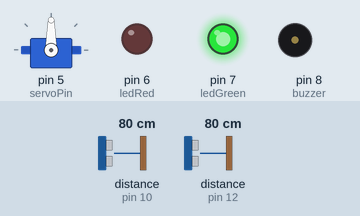
This sketch was run on a simulated Arduino Uno, built with avr-gcc and run on an emulated ATmega328P. Shown: servo, output pins drawn as LEDs (lit = HIGH), buzzer (waves = sounding, pin HIGH). Wiring (inferred from the names in the program): 2 × ultrasonic range finder: trigger pin 9, echo pin 10 / trigger pin 11, echo pin 12. The inputs (shaded band) are chosen by the test bench; at power-on: distance to the obstacle (sensors on pin 10, pin 12) 80 cm. The echo pulse lasts 58.3 µs per cm; pins used as bus, display or sensor lines are not drawn; what the sketch prints to the serial monitor is not drawn.

Above: at 1.3 s.
1.4 s: distance to the obstacle (sensor on pin 10) set to 2 cm
3.0 s: distance to the obstacle (sensor on pin 12) set to 2 cm
Timing chart, 0 to 6.0 s (numbered marks = the images above; inputs shaded):
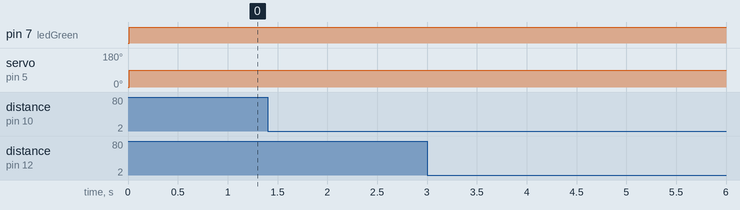

Measured:
- after the input at 1.4 s, every drawn part: stays the same
- after the input at 3.0 s, every drawn part: stays the same

The sketch:

code.ino
```cpp
#include <Servo.h>

#define trigEntry 9
#define echoEntry 10
#define trigExit 11
#define echoExit 12
#define buzzer 8
#define ledRed 6
#define ledGreen 7
#define servoPin 5

long durationEntry, durationExit;
int distanceEntry, distanceExit;
int carCount = 0;
int maxCars = 3;
bool entryDetected = false;
bool exitDetected = false;

Servo barrierServo;

void setup() {
  pinMode(trigEntry, OUTPUT);
  pinMode(echoEntry, INPUT);
  pinMode(trigExit, OUTPUT);
  pinMode(echoExit, INPUT);
  pinMode(buzzer, OUTPUT);
  pinMode(ledRed, OUTPUT);
  pinMode(ledGreen, OUTPUT);

  barrierServo.attach(servoPin);
  barrierServo.write(0); // Barrier closed initially

  Serial.begin(9600);
}

int getDistance(int trigPin, int echoPin) {
  digitalWrite(trigPin, LOW);
  delayMicroseconds(2);
  digitalWrite(trigPin, HIGH);
  delayMicroseconds(10);
  digitalWrite(trigPin, LOW);

  long duration = pulseIn(echoPin, HIGH);
  return duration * 0.034 / 2; // cm
}

void loop() {
  distanceEntry = getDistance(trigEntry, echoEntry);
  distanceExit = getDistance(trigExit, echoExit);

  // Entry detection
  if (distanceEntry < 20 && !entryDetected) {
    entryDetected = true;
    if (carCount < maxCars) {
      carCount++;
      Serial.print("Car Entered. Total cars: ");
      Serial.println(carCount);
    }
  } else if (distanceEntry >= 20) {
    entryDetected = false;
  }

  // Exit detection
  if (distanceExit < 20 && !exitDetected) {
    exitDetected = true;
    if (carCount > 0) {
      carCount--;
      Serial.print("Car Exited. Total cars: ");
      Serial.println(carCount);
    }
  } else if (distanceExit >= 20) {
    exitDetected = false;
  }

  // Barrier logic
  if (carCount >= maxCars) {
    digitalWrite(buzzer, HIGH);
    digitalWrite(ledRed, HIGH);
    digitalWrite(ledGreen, LOW);
    barrierServo.write(0); // Barrier closed
    Serial.println("Parking FULL - Barrier Closed");
  } else {
    digitalWrite(buzzer, LOW);
    digitalWrite(ledRed, LOW);
    digitalWrite(ledGreen, HIGH);
    barrierServo.write(90); // Barrier open
    Serial.println("Parking Available - Barrier Open");
  }

  delay(500);
}
```
